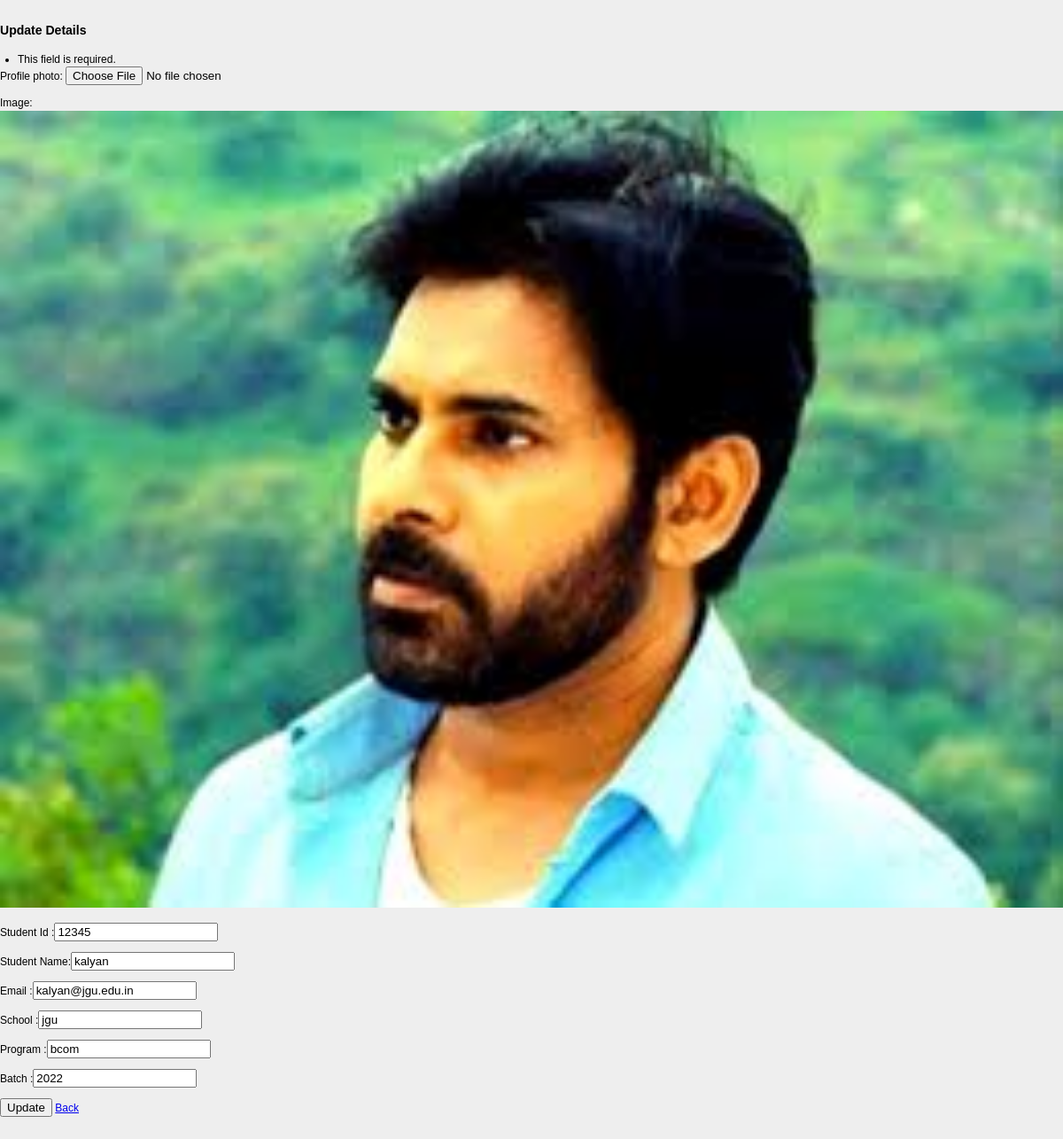
Page /update/12345 on the committed database.
### app_crudoper/models.py (models this page shows)
class Student(models.Model):
    Image = models.ImageField(upload_to='images', blank=True, null=True)
    Student_ID = models.IntegerField()
    Username = models.CharField(max_length=100)
    Name = models.CharField(max_length=100)
    Email = models.EmailField()
    School = models.CharField(max_length=100)
    Program = models.CharField(max_length=100)
    Batch = models.IntegerField()
    password = models.CharField(max_length=50)

### app_crudoper/views.py (the view, shortened to what this page needs)
# urls.py: path('update/<int:id>', views.update, name='update'),
def update(request, id):
    student = Student.objects.get(Student_ID=id)
    photo_upload_form = ImageUploadForm(request.POST, request.FILES)
    return render(request, 'edit.html', {'student': student, 'form': photo_upload_form})

### app_crudoper/forms.py
class ImageUploadForm(forms.Form):
    profile_photo = forms.ImageField(allow_empty_file=True)

### app_crudoper/templates/edit.html (shortened to what this page needs)
<!DOCTYPE html>
{% load static %}
<html lang="en">
<head>
    <link rel="stylesheet" href="{% static 'css/style.css' %}"/>
</head>
<body>
<form method="post" class="post-form" action="/update/{{student.Student_ID}}" enctype="multipart/form-data">
    <div class="container">
        <div class="form-group row">
            <div class="col-sm-4">
                <h3>Update Details</h3>
            </div>
        </div>
        <div class="form-group row">
            {{ form.as_p }}
            Image: <input type="hidden" name="image"/>
            <img src="{{ student.Image.url }}/{{student.Image}}" class="img-thumbnail" width="100%" ><br><p></p>
            Student Id  :<input type="text" name="id" id="id_Student_ID" required maxlength="20" value="{{ student.Student_ID }}"/><br><p></p>
            Student Name:<input type="text" name="name" id="id_Name" required maxlength="100" value="{{ student.Name }}" /><br><p></p>
            Email       :<input type="email" name="email" id="id_Email" required maxlength="254" value="{{ student.Email }}" /><br><p></p>
            School      :<input type="text" name="school" id="id_School" required maxlength="15" value="{{ student.School }}" /><br><p></p>
            Program     :<input type="text" name="program" id="id_Program" required maxlength="15" value="{{ student.Program }}" /><br><p></p>
            Batch       :<input type="text" name="batch" id="id_Batch" required maxlength="15" value="{{ student.Batch }}" /><br><p></p>
        </div>
    </div>
    <div class="form-group row">
        <div class="col-sm-4">
            <button type="submit" class="btn btn-success">Update</button>
            <a href="/show/" name="submit" class="btn btn-primary">Back</a>
        </div>
    </div>
</form>
</body>
</html>

### app_crudoper/static/css/style.css (style rules this page uses)
body { font:12px/1.4 Verdana,Arial; background:#eee; height:100%; margin:25px 0; padding:0 }
p { margin-top:0 }
ul { margin:0; padding-left:20px }

### rows in the picture
Student: Image (picture), id "12345", name "kalyan", email "kalyan@jgu.edu.in", school "jgu", program "bcom", batch "2022"
